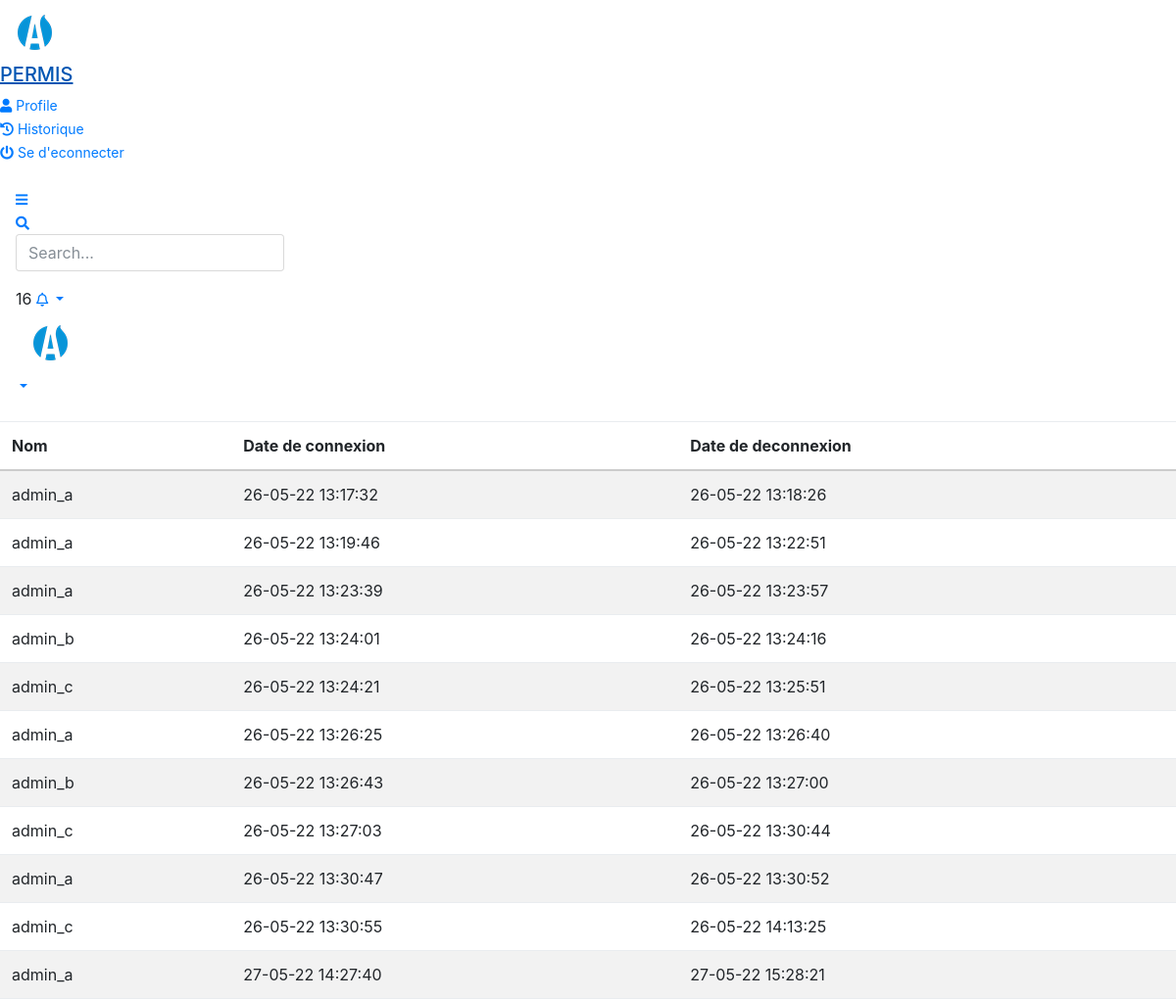
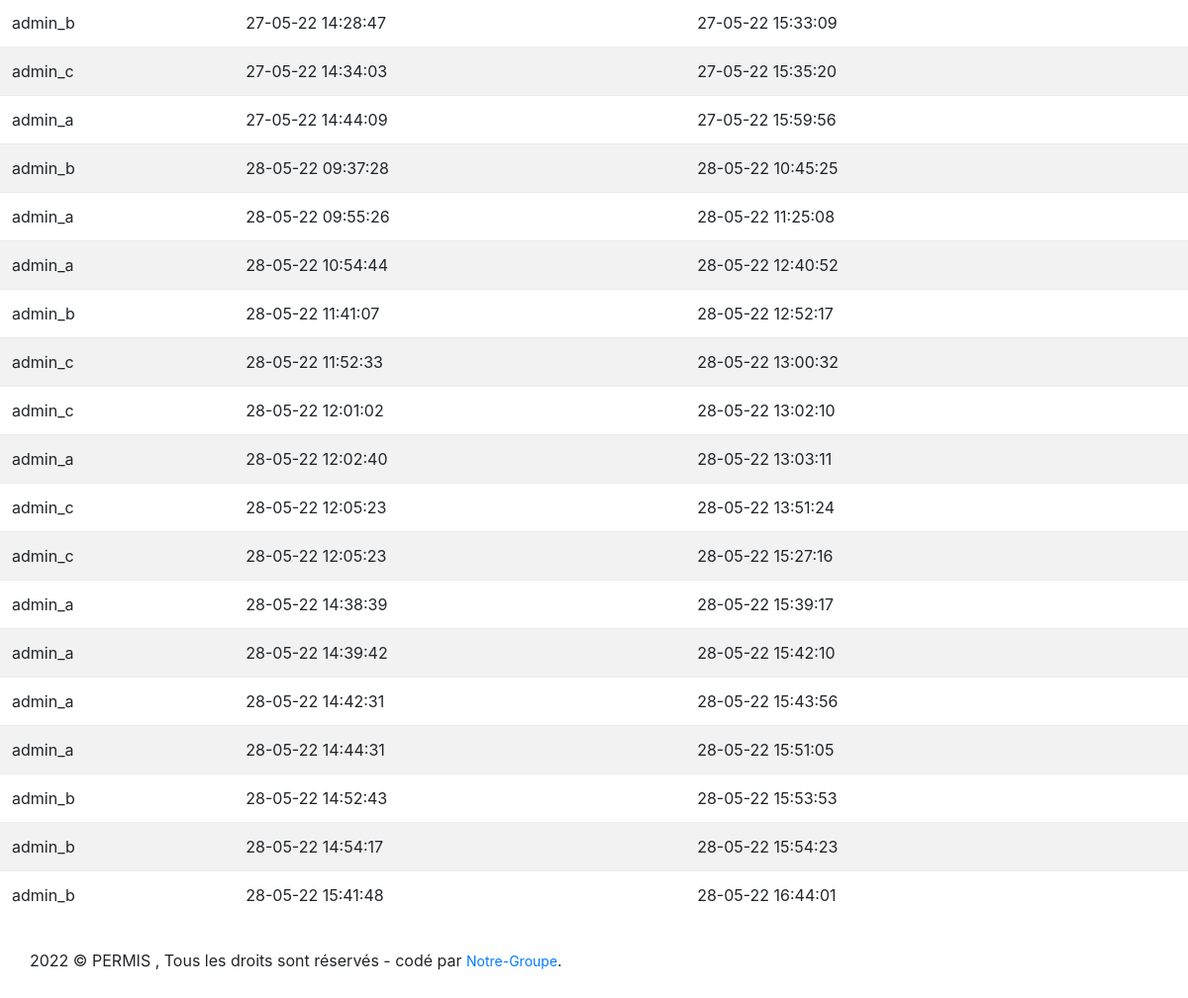
The app's page /hystorique (signed in) with its own data (2 pictures, top to bottom).
### permis_app/models.py (models this page shows)
class Hystorique(models.Model):
    id_user = models.ForeignKey(User_app,on_delete=models.CASCADE,null=True,blank=True)
    Nom = models.CharField(max_length=250)
    type_user = models.CharField(max_length=250,blank=True)
    datecon = models.CharField(max_length=250)
    datedecon = models.CharField(max_length=250)
    tmps = models.CharField(max_length=250,blank=True,null=True)

### permis_app/viewse.py (the view)
# urls.py: path('hystorique',viewse.hystorique,name='hystorique'),
def hystorique(request):
    a = request.user
    user = User_app.objects.get(username=a)
    u = user.id
    if user.type_user == 'd':
        his = Hystorique.objects.filter(id_user_id=u)
    else:
        his = Hystorique.objects.filter(type_user__in=['a','b','c'])
    context = {
        'ph' : user.photo,
        'hystorique' :his,
        'nb_ms' : Notification.objects.filter(status=False,id_user_id=u).count(),
        'ms' : Notification.objects.filter(status=False,id_user_id=u),
    }
    if user.type_user == 'a':
        return render(request,'type_a/pages/hystorique.html',context)
    elif user.type_user == 'b':
        return render(request,'type_b/pages/hystorique.html',context)
    elif user.type_user == 'c':
        return render(request,'type_c/pages/hystorique.html',context)
    elif user.type_user == 'd':
        return render(request,'user_soc/pages/hystorique.html',context)
    else:
        return redirect('login')

### permis_app/templates/type_a/pages/hystorique.html (shortened to what this page needs)
{% extends "type_a/layouts/base.html" %} {% load static %}
 {% block content %}
<table class="table table-striped custom-table mb-0">
    <thead>
        <tr>
            <th>Nom</th>
            <th>Date de connexion</th>
            <th>Date de deconnexion</th>
      </tr>
    </thead>
    <tbody>
        {% for x in hystorique %}
        <tr>
                <td>{{x.Nom}}</td>
                <td>{{x.datecon}}</td>
                <td>{{x.datedecon}}</td>
        </tr>
        {% endfor %}
    </tbody>
</table>
{% endblock content %}

### records on screen
Hystorique: Nom "admin_a", datecon "26-05-22 13:17:32", datedecon "26-05-22 13:18:26"
Hystorique: Nom "admin_a", datecon "26-05-22 13:19:46", datedecon "26-05-22 13:22:51"
Hystorique: Nom "admin_a", datecon "26-05-22 13:23:39", datedecon "26-05-22 13:23:57"
Hystorique: Nom "admin_b", datecon "26-05-22 13:24:01", datedecon "26-05-22 13:24:16"
Hystorique: Nom "admin_c", datecon "26-05-22 13:24:21", datedecon "26-05-22 13:25:51"
Hystorique: Nom "admin_a", datecon "26-05-22 13:26:25", datedecon "26-05-22 13:26:40"
Hystorique: Nom "admin_b", datecon "26-05-22 13:26:43", datedecon "26-05-22 13:27:00"
Hystorique: Nom "admin_c", datecon "26-05-22 13:27:03", datedecon "26-05-22 13:30:44"
Hystorique: Nom "admin_a", datecon "26-05-22 13:30:47", datedecon "26-05-22 13:30:52"
Hystorique: Nom "admin_c", datecon "26-05-22 13:30:55", datedecon "26-05-22 14:13:25"
Hystorique: Nom "admin_a", datecon "27-05-22 14:27:40", datedecon "27-05-22 15:28:21"
Hystorique: Nom "admin_b", datecon "27-05-22 14:28:47", datedecon "27-05-22 15:33:09"
Hystorique: Nom "admin_c", datecon "27-05-22 14:34:03", datedecon "27-05-22 15:35:20"
Hystorique: Nom "admin_a", datecon "27-05-22 14:44:09", datedecon "27-05-22 15:59:56"
Hystorique: Nom "admin_b", datecon "28-05-22 09:37:28", datedecon "28-05-22 10:45:25"
Hystorique: Nom "admin_a", datecon "28-05-22 09:55:26", datedecon "28-05-22 11:25:08"
Hystorique: Nom "admin_a", datecon "28-05-22 10:54:44", datedecon "28-05-22 12:40:52"
Hystorique: Nom "admin_b", datecon "28-05-22 11:41:07", datedecon "28-05-22 12:52:17"
Hystorique: Nom "admin_c", datecon "28-05-22 11:52:33", datedecon "28-05-22 13:00:32"
Hystorique: Nom "admin_c", datecon "28-05-22 12:01:02", datedecon "28-05-22 13:02:10"
Hystorique: Nom "admin_a", datecon "28-05-22 12:02:40", datedecon "28-05-22 13:03:11"
Hystorique: Nom "admin_c", datecon "28-05-22 12:05:23", datedecon "28-05-22 13:51:24"
Hystorique: Nom "admin_c", datecon "28-05-22 12:05:23", datedecon "28-05-22 15:27:16"
Hystorique: Nom "admin_a", datecon "28-05-22 14:38:39", datedecon "28-05-22 15:39:17"
Hystorique: Nom "admin_a", datecon "28-05-22 14:39:42", datedecon "28-05-22 15:42:10"
Hystorique: Nom "admin_a", datecon "28-05-22 14:42:31", datedecon "28-05-22 15:43:56"
Hystorique: Nom "admin_a", datecon "28-05-22 14:44:31", datedecon "28-05-22 15:51:05"
Hystorique: Nom "admin_b", datecon "28-05-22 14:52:43", datedecon "28-05-22 15:53:53"
Hystorique: Nom "admin_b", datecon "28-05-22 14:54:17", datedecon "28-05-22 15:54:23"
Hystorique: Nom "admin_b", datecon "28-05-22 15:41:48", datedecon "28-05-22 16:44:01"

### other values on screen
{{ nb_ms }} "16"
